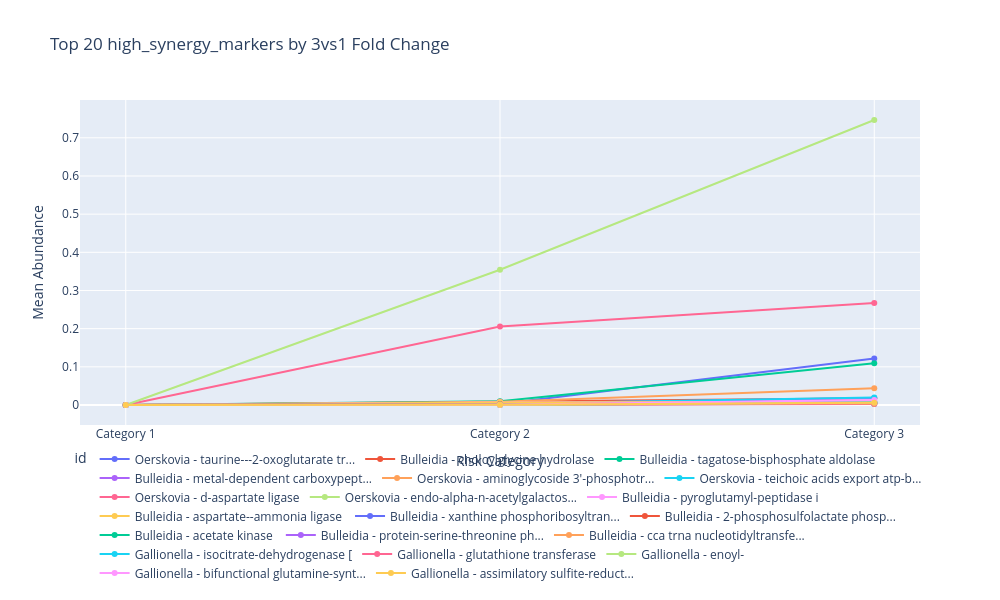

Notebook source saved alongside this figure:
### Code cell
plot_abundance_across_categories(high_synergy_markers, "high_synergy_markers", top_n=25)
fig.show()
plt.savefig("/home/beatriz/SharedFolder/Visualisations/increas_18.png", dpi=300, bbox_inches='tight')

### Figure 1 — Plotly figure (JSON) as saved in the notebook; plotly's stock layout.template omitted (floating-point values rounded to 4 significant figures)
{"data": [{"customdata": [["12213.01x", "10.00", 25.22], ["12213.01x", "10.00", 25.22], ["12213.01x", "10.00", 25.22]], "hovertemplate": "id=Oerskovia - taurine---2-oxoglutarate tr...<br>Risk Category=%{x}<br>Mean Abundance=%{y}<br>fold_change=%{customdata[0]}<br>log2fc=%{customdata[1]}<br>score=%{customdata[2]}<extra></extra>", "legendgroup": "Oerskovia - taurine---2-oxoglutarate tr...", "line": {"color": "#636efa", "dash": "solid"}, "marker": {"symbol": "circle"}, "mode": "lines+markers", "name": "Oerskovia - taurine---2-oxoglutarate tr...", "orientation": "v", "showlegend": true, "type": "scatter", "x": [1, 2, 3], "xaxis": "x", "y": [0, 0.002927, 0.1221], "yaxis": "y"}, {"customdata": [["1756.57x", "10.00", 43.32], ["1756.57x", "10.00", 43.32], ["1756.57x", "10.00", 43.32]], "hovertemplate": "id=Bulleidia - choloylglycine hydrolase<br>Risk Category=%{x}<br>Mean Abundance=%{y}<br>fold_change=%{customdata[0]}<br>log2fc=%{customdata[1]}<br>score=%{customdata[2]}<extra></extra>", "legendgroup": "Bulleidia - choloylglycine hydrolase", "line": {"color": "#EF553B", "dash": "solid"}, "marker": {"symbol": "circle"}, "mode": "lines+markers", "name": "Bulleidia - choloylglycine hydrolase", "orientation": "v", "showlegend": true, "type": "scatter", "x": [1, 2, 3], "xaxis": "x", "y": [0, 0.008784, 0.01756], "yaxis": "y"}, {"customdata": [["10964.04x", "10.00", 43.64], ["10964.04x", "10.00", 43.64], ["10964.04x", "10.00", 43.64]], "hovertemplate": "id=Bulleidia - tagatose-bisphosphate aldolase<br>Risk Category=%{x}<br>Mean Abundance=%{y}<br>fold_change=%{customdata[0]}<br>log2fc=%{customdata[1]}<br>score=%{customdata[2]}<extra></extra>", "legendgroup": "Bulleidia - tagatose-bisphosphate aldolase", "line": {"color": "#00cc96", "dash": "solid"}, "marker": {"symbol": "circle"}, "mode": "lines+markers", "name": "Bulleidia - tagatose-bisphosphate aldolase", "orientation": "v", "showlegend": true, "type": "scatter", "x": [1, 2, 3], "xaxis": "x", "y": [0, 0.009602, 0.1096], "yaxis": "y"}, {"customdata": [["1805.80x", "10.00", 44.74], ["1805.80x", "10.00", 44.74], ["1805.80x", "10.00", 44.74]], "hovertemplate": "id=Bulleidia - metal-dependent carboxypept...<br>Risk Category=%{x}<br>Mean Abundance=%{y}<br>fold_change=%{customdata[0]}<br>log2fc=%{customdata[1]}<br>score=%{customdata[2]}<extra></extra>", "legendgroup": "Bulleidia - metal-dependent carboxypept...", "line": {"color": "#ab63fa", "dash": "solid"}, "marker": {"symbol": "circle"}, "mode": "lines+markers", "name": "Bulleidia - metal-dependent carboxypept...", "orientation": "v", "showlegend": true, "type": "scatter", "x": [1, 2, 3], "xaxis": "x", "y": [0, 0.003454, 0.01805], "yaxis": "y"}, {"customdata": [["4373.95x", "10.00", 38.52], ["4373.95x", "10.00", 38.52], ["4373.95x", "10.00", 38.52]], "hovertemplate": "id=Oerskovia - aminoglycoside 3'-phosphotr...<br>Risk Category=%{x}<br>Mean Abundance=%{y}<br>fold_change=%{customdata[0]}<br>log2fc=%{customdata[1]}<br>score=%{customdata[2]}<extra></extra>", "legendgroup": "Oerskovia - aminoglycoside 3'-phosphotr...", "line": {"color": "#FFA15A", "dash": "solid"}, "marker": {"symbol": "circle"}, "mode": "lines+markers", "name": "Oerskovia - aminoglycoside 3'-phosphotr...", "orientation": "v", "showlegend": true, "type": "scatter", "x": [1, 2, 3], "xaxis": "x", "y": [0, 0.008523, 0.04373], "yaxis": "y"}, {"customdata": [["1983.29x", "10.00", 37.88], ["1983.29x", "10.00", 37.88], ["1983.29x", "10.00", 37.88]], "hovertemplate": "id=Oerskovia - teichoic acids export atp-b...<br>Risk Category=%{x}<br>Mean Abundance=%{y}<br>fold_change=%{customdata[0]}<br>log2fc=%{customdata[1]}<br>score=%{customdata[2]}<extra></extra>", "legendgroup": "Oerskovia - teichoic acids export atp-b...", "line": {"color": "#19d3f3", "dash": "solid"}, "marker": {"symbol": "circle"}, "mode": "lines+markers", "name": "Oerskovia - teichoic acids export atp-b...", "orientation": "v", "showlegend": true, "type": "scatter", "x": [1, 2, 3], "xaxis": "x", "y": [0, 0.003413, 0.01982], "yaxis": "y"}, {"customdata": [["26732.11x", "10.00", 46.82], ["26732.11x", "10.00", 46.82], ["26732.11x", "10.00", 46.82]], "hovertemplate": "id=Oerskovia - d-aspartate ligase<br>Risk Category=%{x}<br>Mean Abundance=%{y}<br>fold_change=%{customdata[0]}<br>log2fc=%{customdata[1]}<br>score=%{customdata[2]}<extra></extra>", "legendgroup": "Oerskovia - d-aspartate ligase", "line": {"color": "#FF6692", "dash": "solid"}, "marker": {"symbol": "circle"}, "mode": "lines+markers", "name": "Oerskovia - d-aspartate ligase", "orientation": "v", "showlegend": true, "type": "scatter", "x": [1, 2, 3], "xaxis": "x", "y": [0, 0.2058, 0.2673], "yaxis": "y"}, {"customdata": [["74666.14x", "10.00", 25.22], ["74666.14x", "10.00", 25.22], ["74666.14x", "10.00", 25.22]], "hovertemplate": "id=Oerskovia - endo-alpha-n-acetylgalactos...<br>Risk Category=%{x}<br>Mean Abundance=%{y}<br>fold_change=%{customdata[0]}<br>log2fc=%{customdata[1]}<br>score=%{customdata[2]}<extra></extra>", "legendgroup": "Oerskovia - endo-alpha-n-acetylgalactos...", "line": {"color": "#B6E880", "dash": "solid"}, "marker": {"symbol": "circle"}, "mode": "lines+markers", "name": "Oerskovia - endo-alpha-n-acetylgalactos...", "orientation": "v", "showlegend": true, "type": "scatter", "x": [1, 2, 3], "xaxis": "x", "y": [0, 0.3544, 0.7467], "yaxis": "y"}, {"customdata": [["875.77x", "9.77", 41.07], ["875.77x", "9.77", 41.07], ["875.77x", "9.77", 41.07]], "hovertemplate": "id=Bulleidia - pyroglutamyl-peptidase i<br>Risk Category=%{x}<br>Mean Abundance=%{y}<br>fold_change=%{customdata[0]}<br>log2fc=%{customdata[1]}<br>score=%{customdata[2]}<extra></extra>", "legendgroup": "Bulleidia - pyroglutamyl-peptidase i", "line": {"color": "#FF97FF", "dash": "solid"}, "marker": {"symbol": "circle"}, "mode": "lines+markers", "name": "Bulleidia - pyroglutamyl-peptidase i", "orientation": "v", "showlegend": true, "type": "scatter", "x": [1, 2, 3], "xaxis": "x", "y": [0, 0.006374, 0.008748], "yaxis": "y"}, {"customdata": [["775.33x", "9.60", 46.8], ["775.33x", "9.60", 46.8], ["775.33x", "9.60", 46.8]], "hovertemplate": "id=Bulleidia - aspartate--ammonia ligase <br>Risk Category=%{x}<br>Mean Abundance=%{y}<br>fold_change=%{customdata[0]}<br>log2fc=%{customdata[1]}<br>score=%{customdata[2]}<extra></extra>", "legendgroup": "Bulleidia - aspartate--ammonia ligase ", "line": {"color": "#FECB52", "dash": "solid"}, "marker": {"symbol": "circle"}, "mode": "lines+markers", "name": "Bulleidia - aspartate--ammonia ligase ", "orientation": "v", "showlegend": true, "type": "scatter", "x": [1, 2, 3], "xaxis": "x", "y": [0, 0.006241, 0.007743], "yaxis": "y"}, {"customdata": [["729.79x", "9.51", 44.92], ["729.79x", "9.51", 44.92], ["729.79x", "9.51", 44.92]], "hovertemplate": "id=Bulleidia - xanthine phosphoribosyltran...<br>Risk Category=%{x}<br>Mean Abundance=%{y}<br>fold_change=%{customdata[0]}<br>log2fc=%{customdata[1]}<br>score=%{customdata[2]}<extra></extra>", "legendgroup": "Bulleidia - xanthine phosphoribosyltran...", "line": {"color": "#636efa", "dash": "solid"}, "marker": {"symbol": "circle"}, "mode": "lines+markers", "name": "Bulleidia - xanthine phosphoribosyltran...", "orientation": "v", "showlegend": true, "type": "scatter", "x": [1, 2, 3], "xaxis": "x", "y": [0, 0.001229, 0.007288], "yaxis": "y"}, {"customdata": [["474.13x", "8.89", 47.07], ["474.13x", "8.89", 47.07], ["474.13x", "8.89", 47.07]], "hovertemplate": "id=Bulleidia - 2-phosphosulfolactate phosp...<br>Risk Category=%{x}<br>Mean Abundance=%{y}<br>fold_change=%{customdata[0]}<br>log2fc=%{customdata[1]}<br>score=%{customdata[2]}<extra></extra>", "legendgroup": "Bulleidia - 2-phosphosulfolactate phosp...", "line": {"color": "#EF553B", "dash": "solid"}, "marker": {"symbol": "circle"}, "mode": "lines+markers", "name": "Bulleidia - 2-phosphosulfolactate phosp...", "orientation": "v", "showlegend": true, "type": "scatter", "x": [1, 2, 3], "xaxis": "x", "y": [0, 0.001664, 0.004731], "yaxis": "y"}, {"customdata": [["340.44x", "8.41", 47.05], ["340.44x", "8.41", 47.05], ["340.44x", "8.41", 47.05]], "hovertemplate": "id=Bulleidia - acetate kinase <br>Risk Category=%{x}<br>Mean Abundance=%{y}<br>fold_change=%{customdata[0]}<br>log2fc=%{customdata[1]}<br>score=%{customdata[2]}<extra></extra>", "legendgroup": "Bulleidia - acetate kinase ", "line": {"color": "#00cc96", "dash": "solid"}, "marker": {"symbol": "circle"}, "mode": "lines+markers", "name": "Bulleidia - acetate kinase ", "orientation": "v", "showlegend": true, "type": "scatter", "x": [1, 2, 3], "xaxis": "x", "y": [0, 0.001291, 0.003394], "yaxis": "y"}, {"customdata": [["295.53x", "8.21", 42.37], ["295.53x", "8.21", 42.37], ["295.53x", "8.21", 42.37]], "hovertemplate": "id=Bulleidia - protein-serine-threonine ph...<br>Risk Category=%{x}<br>Mean Abundance=%{y}<br>fold_change=%{customdata[0]}<br>log2fc=%{customdata[1]}<br>score=%{customdata[2]}<extra></extra>", "legendgroup": "Bulleidia - protein-serine-threonine ph...", "line": {"color": "#ab63fa", "dash": "solid"}, "marker": {"symbol": "circle"}, "mode": "lines+markers", "name": "Bulleidia - protein-serine-threonine ph...", "orientation": "v", "showlegend": true, "type": "scatter", "x": [1, 2, 3], "xaxis": "x", "y": [0, 0.0008848, 0.002945], "yaxis": "y"}, {"customdata": [["284.94x", "8.15", 44.29], ["284.94x", "8.15", 44.29], ["284.94x", "8.15", 44.29]], "hovertemplate": "id=Bulleidia - cca trna nucleotidyltransfe...<br>Risk Category=%{x}<br>Mean Abundance=%{y}<br>fold_change=%{customdata[0]}<br>log2fc=%{customdata[1]}<br>score=%{customdata[2]}<extra></extra>", "legendgroup": "Bulleidia - cca trna nucleotidyltransfe...", "line": {"color": "#FFA15A", "dash": "solid"}, "marker": {"symbol": "circle"}, "mode": "lines+markers", "name": "Bulleidia - cca trna nucleotidyltransfe...", "orientation": "v", "showlegend": true, "type": "scatter", "x": [1, 2, 3], "xaxis": "x", "y": [0, 0.001108, 0.002839], "yaxis": "y"}, {"customdata": [["112.67x", "6.82", 50.87], ["112.67x", "6.82", 50.87], ["112.67x", "6.82", 50.87]], "hovertemplate": "id=Gallionella - isocitrate-dehydrogenase [<br>Risk Category=%{x}<br>Mean Abundance=%{y}<br>fold_change=%{customdata[0]}<br>log2fc=%{customdata[1]}<br>score=%{customdata[2]}<extra></extra>", "legendgroup": "Gallionella - isocitrate-dehydrogenase [", "line": {"color": "#19d3f3", "dash": "solid"}, "marker": {"symbol": "circle"}, "mode": "lines+markers", "name": "Gallionella - isocitrate-dehydrogenase [", "orientation": "v", "showlegend": true, "type": "scatter", "x": [1, 2, 3], "xaxis": "x", "y": [5.362e-05, 0.0003007, 0.007158], "yaxis": "y"}, {"customdata": [["98.83x", "6.63", 54.98], ["98.83x", "6.63", 54.98], ["98.83x", "6.63", 54.98]], "hovertemplate": "id=Gallionella - glutathione transferase<br>Risk Category=%{x}<br>Mean Abundance=%{y}<br>fold_change=%{customdata[0]}<br>log2fc=%{customdata[1]}<br>score=%{customdata[2]}<extra></extra>", "legendgroup": "Gallionella - glutathione transferase", "line": {"color": "#FF6692", "dash": "solid"}, "marker": {"symbol": "circle"}, "mode": "lines+markers", "name": "Gallionella - glutathione transferase", "orientation": "v", "showlegend": true, "type": "scatter", "x": [1, 2, 3], "xaxis": "x", "y": [2.695e-05, 0.0001232, 0.003641], "yaxis": "y"}, {"customdata": [["87.63x", "6.45", 51.67], ["87.63x", "6.45", 51.67], ["87.63x", "6.45", 51.67]], "hovertemplate": "id=Gallionella - enoyl-<br>Risk Category=%{x}<br>Mean Abundance=%{y}<br>fold_change=%{customdata[0]}<br>log2fc=%{customdata[1]}<br>score=%{customdata[2]}<extra></extra>", "legendgroup": "Gallionella - enoyl-", "line": {"color": "#B6E880", "dash": "solid"}, "marker": {"symbol": "circle"}, "mode": "lines+markers", "name": "Gallionella - enoyl-", "orientation": "v", "showlegend": true, "type": "scatter", "x": [1, 2, 3], "xaxis": "x", "y": [6.301e-05, 0.0003101, 0.006388], "yaxis": "y"}, {"customdata": [["83.66x", "6.39", 50.86], ["83.66x", "6.39", 50.86], ["83.66x", "6.39", 50.86]], "hovertemplate": "id=Gallionella - bifunctional glutamine-synt...<br>Risk Category=%{x}<br>Mean Abundance=%{y}<br>fold_change=%{customdata[0]}<br>log2fc=%{customdata[1]}<br>score=%{customdata[2]}<extra></extra>", "legendgroup": "Gallionella - bifunctional glutamine-synt...", "line": {"color": "#FF97FF", "dash": "solid"}, "marker": {"symbol": "circle"}, "mode": "lines+markers", "name": "Gallionella - bifunctional glutamine-synt...", "orientation": "v", "showlegend": true, "type": "scatter", "x": [1, 2, 3], "xaxis": "x", "y": [0.0001505, 0.0006889, 0.01342], "yaxis": "y"}, {"customdata": [["82.74x", "6.37", 51.44], ["82.74x", "6.37", 51.44], ["82.74x", "6.37", 51.44]], "hovertemplate": "id=Gallionella - assimilatory sulfite-reduct...<br>Risk Category=%{x}<br>Mean Abundance=%{y}<br>fold_change=%{customdata[0]}<br>log2fc=%{customdata[1]}<br>score=%{customdata[2]}<extra></extra>", "legendgroup": "Gallionella - assimilatory sulfite-reduct...", "line": {"color": "#FECB52", "dash": "solid"}, "marker": {"symbol": "circle"}, "mode": "lines+markers", "name": "Gallionella - assimilatory sulfite-reduct...", "orientation": "v", "showlegend": true, "type": "scatter", "x": [1, 2, 3], "xaxis": "x", "y": [6.303e-05, 0.0004568, 0.006032], "yaxis": "y"}], "layout": {"height": 600, "legend": {"orientation": "h", "title": {"text": "id"}, "tracegroupgap": 0, "x": 0.5, "xanchor": "center", "y": -0.5, "yanchor": "bottom"}, "margin": {"b": 150}, "title": {"text": "Top 20 high_synergy_markers by 3vs1 Fold Change"}, "width": 1000, "xaxis": {"anchor": "y", "domain": [0, 1], "ticktext": ["Category 1", "Category 2", "Category 3"], "tickvals": [1, 2, 3], "title": {"text": "Risk Category"}}, "yaxis": {"anchor": "x", "domain": [0, 1], "title": {"text": "Mean Abundance"}}}}
